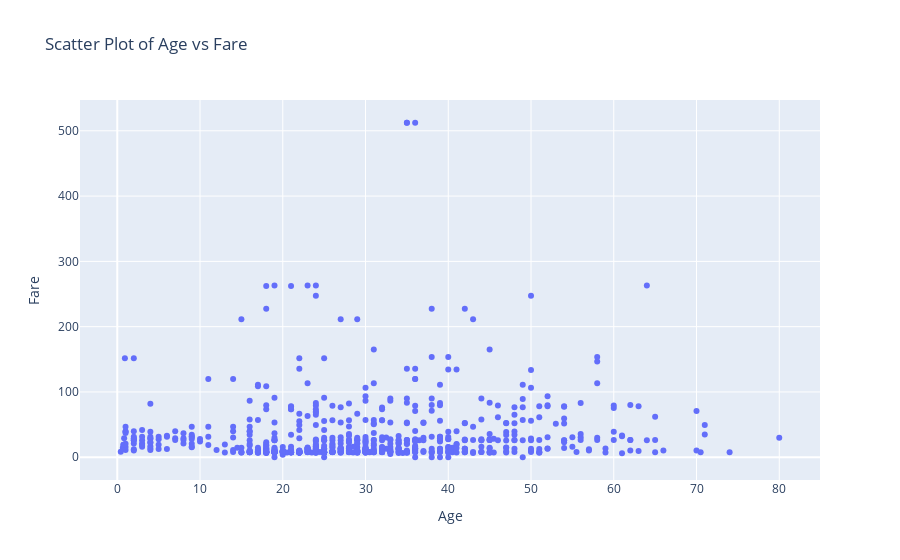

The cell this chart's notebook holds for it:
### Markdown cell above
ANS_1:_

### Code cell
#CODE:-

from bokeh.plotting import figure, show
from bokeh.models import ColumnDataSource
from bokeh.io import output_notebook

output_notebook()

data = {
    'x': [1, 2, 3, 4, 5],
    'y': [6, 7, 2, 4, 5],
    'color': ['red', 'green', 'blue', 'orange', 'purple'],
    'size': [10, 20, 30, 40, 50]
}

source = ColumnDataSource(data=data)

p = figure(title="Simple Scatter Plot", x_axis_label='X', y_axis_label='Y')

p.scatter(x='x', y='y', source=source, color='color', size='size', legend_field='color')

show(p)

### Figure 1 — Plotly figure (JSON) as saved in the notebook; plotly's stock layout.template omitted (floating-point values rounded to 4 significant figures; data arrays with more than 128 entries replaced by an {"elided": "..."} marker saying what was removed)
{"data": [{"hovertemplate": "Age=%{x}<br>Fare=%{y}<extra></extra>", "legendgroup": "", "marker": {"color": "#636efa", "symbol": "circle"}, "mode": "markers", "name": "", "orientation": "v", "showlegend": false, "type": "scatter", "x": {"elided": "891 float values"}, "xaxis": "x", "y": {"elided": "891 float values"}, "yaxis": "y"}], "layout": {"legend": {"tracegroupgap": 0}, "title": {"text": "Scatter Plot of Age vs Fare"}, "xaxis": {"anchor": "y", "domain": [0, 1], "title": {"text": "Age"}}, "yaxis": {"anchor": "x", "domain": [0, 1], "title": {"text": "Fare"}}}}
